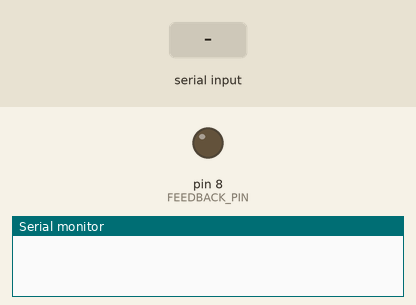
This sketch was run on a simulated Arduino Uno, built with avr-gcc and run on an emulated ATmega328P. Parts: output pins drawn as LEDs (lit = HIGH), the last lines printed to the serial monitor. Inputs (shaded band) come from the test bench.

Above: at 1.2 s.
1.3 s: "1" received over the second serial link
At 1.7 s:
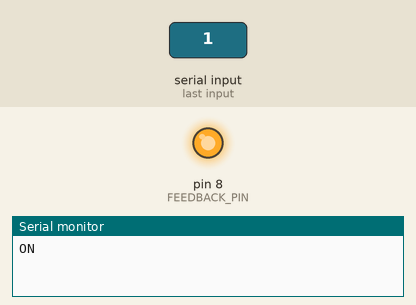
Timing chart, 0 to 4.3 s (numbered marks = the images above; inputs shaded):
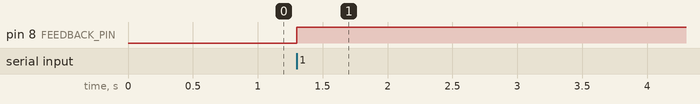

The sketch:

SLAVE_CONNECT.ino
```cpp
// LIBRARIES
#include <SoftwareSerial.h>

// VARIABLES
#define FEEDBACK_INTENSITY 145

// GLOBALS
#define FEEDBACK_PIN 8
#define BLUETOOTH_RX 10
#define BLUETOOTH_TX 11
#define SERIAL_RATE 9600
#define BLUETOOTH_RATE 38400
int COUNT;
boolean VIBRATING;
SoftwareSerial CONN(BLUETOOTH_RX, BLUETOOTH_TX);

void setup() {
  // INITIATE VALUES
  COUNT = 0;
  VIBRATING = false;

  // SET FEEDBACK PIN
  pinMode(FEEDBACK_PIN, OUTPUT);
  digitalWrite(FEEDBACK_PIN, LOW);

  // BEGIN SERIAL OUTPUT
  Serial.begin(SERIAL_RATE);

  // BEGIN BLUETOOTH OUTPUT
  CONN.begin(BLUETOOTH_RATE);
}

void loop() {
  if (CONN.available() > 0) {
    byte state = CONN.read();
    feedback(state > 0);
  }

  COUNT++;
  if (COUNT % 100 == 0) {
    CONN.write(1);
  }
}

void feedback(boolean on) {
  if (on && !VIBRATING) {
    analogWrite(FEEDBACK_PIN, FEEDBACK_INTENSITY);
    Serial.println("ON");
    VIBRATING = true;
  } else if (!on && VIBRATING) {
    digitalWrite(FEEDBACK_PIN, LOW);
    Serial.println("OFF");
    VIBRATING = false;
  }
}
```

Measured:
- after the input at 1.3 s, pin 8 (FEEDBACK_PIN): LOW → HIGH at once
